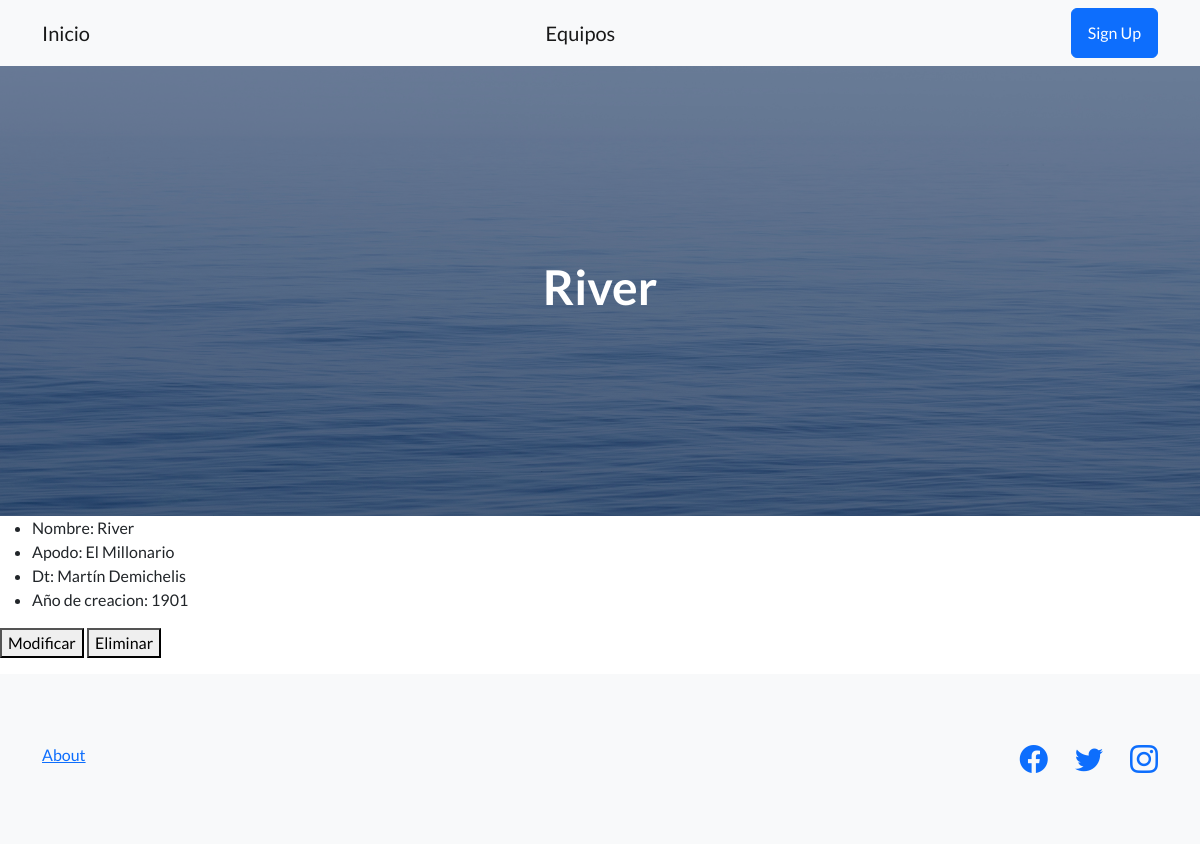
The page /equipos/10/ on the database its author committed.
### Aplicacion/models.py (models this page shows, shortened)
class Equipo(models.Model):
    nombre = models.CharField (max_length = 30)
    apodo = models.CharField (max_length = 30)
    dt = models.CharField (max_length = 30)
    anio_de_creacion = models.IntegerField ()

### Aplicacion/views.py (the view)
# urls.py: path('equipos/<int:pk>/', views.MostrarEquipo.as_view(), name = 'Mostrar Equipos'),
class MostrarEquipo(DetailView):
    model = Equipo
    template_name = 'CBV/mostrar_equipo.html'

### Aplicacion/templates/CBV/mostrar_equipo.html (shortened to what this page needs)
{% extends 'base.html' %}
{% block h1_header %}
<h1>{{equipo.nombre}}</h1>
{% endblock h1_header %}
{% block contenido %}
<ul>
    <li>Nombre: {{equipo.nombre}}</li>
    <li>Apodo: {{equipo.apodo}}</li>
    <li>Dt: {{equipo.dt}}</li>
    <li>Año de creacion: {{equipo.anio_de_creacion}}</li>
</ul>
<p>
    <button>
    <a class="navbar-brand" href={% url 'Aplicacion:Modificar Equipos' equipo.id%}>Modificar</a>
    </button>
    <button>
    <a class="navbar-brand" href={% url 'Aplicacion:Eliminar Equipos' equipo.id%}>Eliminar</a>
    </button>
</p>
{% endblock contenido %}

### rows shown on the page
Equipo: nombre "River", apodo "El Millonario", dt "Martín Demichelis", anio_de_creacion "1901"
